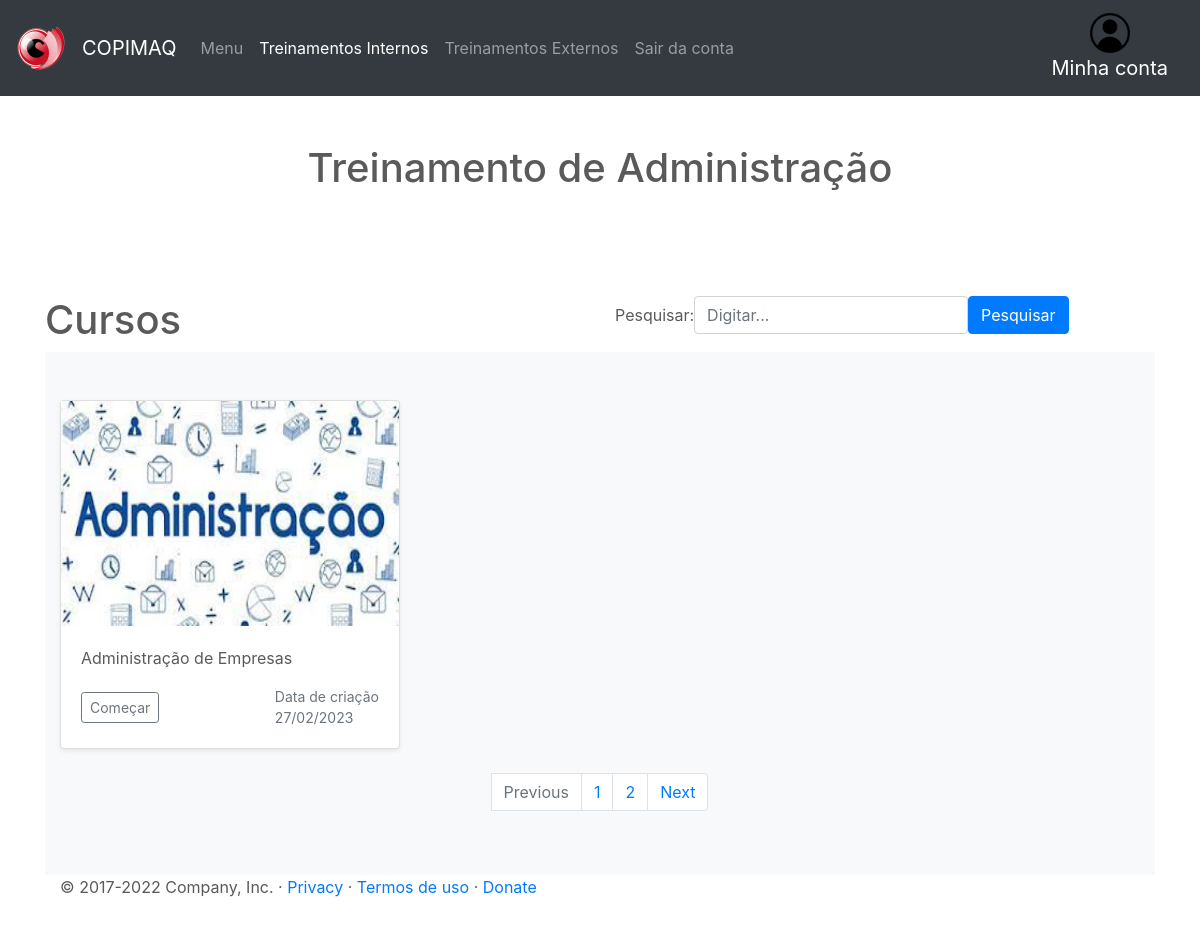
/curso.php?Nome_cat=Administração (signed in), run on the app's committed database.
### tables this page shows
CREATE TABLE `usuario` (
  `ID_usuario` int(200) NOT NULL,
  `Nome` varchar(400) NOT NULL,
  `CPF` int(200) NOT NULL,
  `RG` int(200) NOT NULL,
  `Cargo` varchar(400) NOT NULL,
  `email` varchar(400) NOT NULL,
  `senha` varchar(400) NOT NULL
);

CREATE TABLE `curso` (
  `ID_curso` int(200) NOT NULL,
  `Nome` varchar(400) NOT NULL,
  `Categoria` varchar(500) NOT NULL,
  `Subcategoria` varchar(400) NOT NULL,
  `Descricao` longtext NOT NULL,
  `Datadecriacao` date NOT NULL,
  `imagem` varchar(500) NOT NULL,
  `pdf` varchar(500) NOT NULL,
  `video` varchar(500) NOT NULL,
  `prova` varchar(500) NOT NULL
);

### conexao.php (called while the page is built, shortened)
<?php
	$email = $_SESSION['email'];
?>

### curso.php (the view, shortened to what this page needs)
<!doctype html>
<html lang="pt-br">
	<?php
        include_once("conexao.php");
        $result_usuario = "SELECT * FROM usuario WHERE email = '$email' ";
        $resultado_usuario = mysqli_query($conn, $result_usuario);
        while($row_usuario = mysqli_fetch_assoc($resultado_usuario)){
        $pagina = (isset($_GET['pagina']))? $_GET['pagina'] : 1;
        $result_curso = "SELECT * FROM curso";
        $resultado_curso = mysqli_query($conn, $result_curso);
        $total_cursos = mysqli_num_rows($resultado_curso);
        $quantidade_pg = 6;
        $num_pagina = ceil($total_cursos/$quantidade_pg);
        $inicio = ($quantidade_pg*$pagina)-$quantidade_pg;
        $categoria = $_GET['Nome_cat'];
        $result_cursos = "SELECT ID_curso, Nome, Categoria, Subcategoria, Descricao, Datadecriacao, imagem FROM curso WHERE Categoria = '$categoria' limit $inicio, $quantidade_pg";
        $resultado_cursos = mysqli_query($conn, $result_cursos);
	?>
    <head>
        <link href="https://cdn.jsdelivr.net/npm/bootstrap@5.1.3/dist/css/bootstrap.min.css" rel="stylesheet">
        <link href="css/bootstrap.min.css" rel="stylesheet">
        <link href="css/carousel.css" rel="stylesheet">
        <link href="css/informatica.css" rel="stylesheet">
    </head>
    <body>
        <header>
            <nav class="navbar navbar-expand-md navbar-dark fixed-top bg-dark">
                <img class="navbar-brand" src="img/logo_copi.png" width="50px" height="60px"></img>
                <a class="navbar-brand" href="menu.php">COPIMAQ</a>
                <div class="collapse navbar-collapse" id="navbarCollapse">
                    <ul class="navbar-nav mr-auto">
                        <li class="nav-item">
                            <a class="nav-link" href="menu.php">Menu</a>
                        </li>
                        <li class="nav-item active">
                            <a class="nav-link" href="interno.php">Treinamentos Internos</a>
                        </li>
                        <li class="nav-item">
                            <a class="nav-link" href="provas_externas.php">Treinamentos Externos</a>
                        </li>
                        <li class="nav-item">
                            <a class="nav-link" href="#" data-toggle="modal" data-target="#sairModal">Sair da conta</a>
                        </li>
                    </ul>
                    <form class="d-flex">
                        <a class="navbar-brand" href="pagina_usuario.php?id=<?php echo $row_usuario['ID_usuario']; }?>"> <center>
                        <img src="img/usuario.png" width="40px" height="40px"> <br> </center>
                        Minha conta
                        </a>
                    </form>
                </div>
            </nav>
        </header>
        <main role="main">
            <br><br><br><br>
            <div class="container">
                <h1> <center>Treinamento de <?php echo $categoria ?></center></h1>
            </div>
            <br><br><br><br>
            <div class="container theme-showcase" role="main">
                <div class="page-header">
                    <div class="row">
                        <div class="col-sm-6 col-md-6">
                            <h1>Cursos</h1>
                        </div>
                        <div class="col-sm-6 col-md-6">
                            <form class="form-inline" method="GET" action="pesquisar.php">
                                <div class="form-group">
                                    <label for="exampleInputName2">Pesquisar:   </label>
                                    <input type="text" name="pesquisar" class="form-control" id="exampleInputName2" placeholder="Digitar...">
                                </div>
                                <button type="submit" class="btn btn-primary">Pesquisar</button>
                            </form>
                        </div>
                    </div>
                </div>
                <div class="album py-5 bg-light">
                    <div class="container">
                        <div class="row">
                            <?php while($rows_cursos = mysqli_fetch_assoc($resultado_cursos)) { ?>
                            <div class="col-md-4">
                                <div class="card mb-4 shadow-sm">
                                    <img src="admin/imagem/<?php echo $rows_cursos['ID_curso'];?>/<?php echo $rows_cursos['imagem'];?>" width="100%" height="225">
                                    <div class="card-body">
                                        <p class="card-text"><?php echo $rows_cursos['Nome']; ?></p>
                                        <div class="d-flex justify-content-between align-items-center">
                                            <div class="btn-group">
                                                <a href="detalhes.php?ID_curso=<?php echo $rows_cursos['ID_curso']; ?>"><button type="button" class="btn btn-sm btn-outline-secondary">Começar</button> </a>
                                            </div>
                                            <small class="text-muted">Data de criação <br><?php echo date('d/m/Y', strtotime($rows_cursos['Datadecriacao'])); ?></small>
                                        </div>
                                    </div>
                                </div>
                            </div>
                            <?php } ?>
                        </div>
                        <?php
                            $pagina_anterior = $pagina - 1;
                            $pagina_posterior = $pagina + 1;
                        ?>
                        <nav aria-label="...">
                            <ul class="pagination justify-content-center">
                                <li class="page-item">
                                    <?php
                                    if($pagina_anterior != 0){ ?>
                                        <a class="page-link" href="curso.php?Nome_cat=<?php echo $categoria?>&pagina=<?php echo $pagina_anterior; ?>" aria-label="Previous">
                                             Previous
                                        </a>
                                    <?php }else{ ?>
                                        <li class="page-item disabled">
                                            <a class="page-link" href="curso.php?Nome_cat=<?php echo $categoria?>&pagina=<?php echo $pagina_posterior; ?>" aria-label="Next">
                                                 Previous
                                            </a>
                                        </li>
                                <?php }  ?>
                                </li>
                                <?php
                                for($i = 1; $i < $num_pagina + 1; $i++){ ?>
                                    <li class="page-item">
                                        <a class="page-link" href="curso.php?Nome_cat=<?php echo $categoria?>&pagina=<?php echo $i; ?>"><?php echo $i; ?></a>
                                    </li>
                                <?php } ?>
                                <li class="page-item">
                                    <?php
                                    if($pagina_posterior <= $num_pagina){ ?>
                                        <a class="page-link" href="curso.php?Nome_cat=<?php echo $categoria?>&pagina=<?php echo $pagina_posterior; ?>" aria-label="Next">
                                             Next
                                        </a>
                                <?php }  ?>
                                </li>
                            </ul>
                        </nav>
                    </div>
                </div>
            <?php
                require("footer.php");
            ?>
            </main>
    </body>
</html>

### css/carousel.css (style rules this page uses)
body { padding-top: 3rem; padding-bottom: 3rem; color: #5a5a5a; }

### data on the page
curso: imagem (picture), Nome "Administração de Empresas", Datadecriacao "27/02/2023"

### other printed values
$categoria "Administração"
